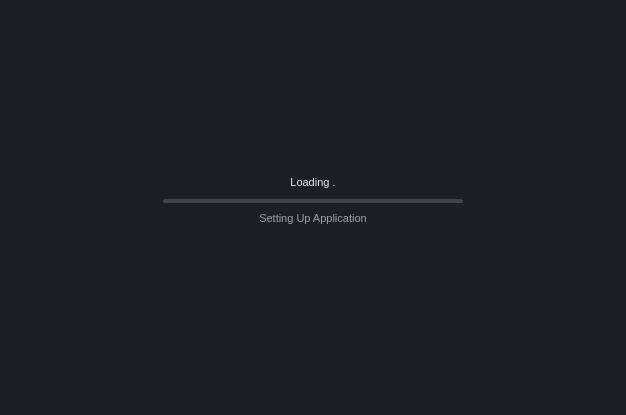
<?xml version="1.0" encoding="UTF-8"?>
<ui version="4.0">
 <class>LoadingClass</class>
 <widget class="QWidget" name="LoadingClass">
  <property name="geometry">
   <rect>
    <x>0</x>
    <y>0</y>
    <width>626</width>
    <height>415</height>
   </rect>
  </property>
  <property name="windowTitle">
   <string>Loading</string>
  </property>
  <property name="styleSheet">
   <string notr="true">background-color: #1E1F22</string>
  </property>
  <layout class="QVBoxLayout" name="verticalLayout">
   <property name="spacing">
    <number>0</number>
   </property>
   <property name="leftMargin">
    <number>0</number>
   </property>
   <property name="topMargin">
    <number>0</number>
   </property>
   <property name="rightMargin">
    <number>0</number>
   </property>
   <property name="bottomMargin">
    <number>0</number>
   </property>
   <item>
    <widget class="QWidget" name="horizontalWidget_6" native="true">
     <property name="maximumSize">
      <size>
       <width>16777215</width>
       <height>40</height>
      </size>
     </property>
     <layout class="QHBoxLayout" name="horizontalLayout_3">
      <property name="spacing">
       <number>0</number>
      </property>
      <property name="leftMargin">
       <number>0</number>
      </property>
      <property name="topMargin">
       <number>0</number>
      </property>
      <property name="rightMargin">
       <number>0</number>
      </property>
      <property name="bottomMargin">
       <number>0</number>
      </property>
     </layout>
    </widget>
   </item>
   <item>
    <widget class="QWidget" name="horizontalWidget_2" native="true">
     <layout class="QHBoxLayout" name="horizontalLayout_2">
      <property name="spacing">
       <number>0</number>
      </property>
      <property name="leftMargin">
       <number>0</number>
      </property>
      <property name="topMargin">
       <number>0</number>
      </property>
      <property name="rightMargin">
       <number>0</number>
      </property>
      <property name="bottomMargin">
       <number>0</number>
      </property>
      <item>
       <widget class="QWidget" name="horizontalWidget_3" native="true">
        <property name="maximumSize">
         <size>
          <width>40</width>
          <height>16777215</height>
         </size>
        </property>
        <layout class="QHBoxLayout" name="horizontalLayout_6">
         <property name="spacing">
          <number>0</number>
         </property>
         <property name="leftMargin">
          <number>0</number>
         </property>
         <property name="topMargin">
          <number>0</number>
         </property>
         <property name="rightMargin">
          <number>0</number>
         </property>
         <property name="bottomMargin">
          <number>0</number>
         </property>
        </layout>
       </widget>
      </item>
      <item>
       <widget class="QWidget" name="horizontalWidget_4" native="true">
        <layout class="QHBoxLayout" name="horizontalLayout_5">
         <property name="spacing">
          <number>0</number>
         </property>
         <property name="leftMargin">
          <number>0</number>
         </property>
         <property name="topMargin">
          <number>0</number>
         </property>
         <property name="rightMargin">
          <number>0</number>
         </property>
         <property name="bottomMargin">
          <number>32</number>
         </property>
         <item alignment="Qt::AlignmentFlag::AlignVCenter">
          <widget class="QWidget" name="verticalWidget" native="true">
           <property name="minimumSize">
            <size>
             <width>300</width>
             <height>64</height>
            </size>
           </property>
           <property name="maximumSize">
            <size>
             <width>200</width>
             <height>64</height>
            </size>
           </property>
           <layout class="QVBoxLayout" name="verticalLayout_2">
            <property name="spacing">
             <number>0</number>
            </property>
            <property name="leftMargin">
             <number>0</number>
            </property>
            <property name="topMargin">
             <number>0</number>
            </property>
            <property name="rightMargin">
             <number>0</number>
            </property>
            <property name="bottomMargin">
             <number>0</number>
            </property>
            <item alignment="Qt::AlignmentFlag::AlignHCenter">
             <widget class="QLabel" name="label">
              <property name="minimumSize">
               <size>
                <width>0</width>
                <height>16</height>
               </size>
              </property>
              <property name="maximumSize">
               <size>
                <width>16777215</width>
                <height>16</height>
               </size>
              </property>
              <property name="font">
               <font>
                <pointsize>8</pointsize>
               </font>
              </property>
              <property name="styleSheet">
               <string notr="true">color: #EBECF0</string>
              </property>
              <property name="text">
               <string>Loading .</string>
              </property>
              <property name="alignment">
               <set>Qt::AlignmentFlag::AlignHCenter|Qt::AlignmentFlag::AlignTop</set>
              </property>
             </widget>
            </item>
            <item>
             <widget class="QProgressBar" name="progressBar">
              <property name="minimumSize">
               <size>
                <width>0</width>
                <height>4</height>
               </size>
              </property>
              <property name="maximumSize">
               <size>
                <width>16777215</width>
                <height>4</height>
               </size>
              </property>
              <property name="styleSheet">
               <string notr="true">
QProgressBar {
    border: none;
    border-radius: 2px;
    background: #43454A;
    height: 2px;
}

QProgressBar::chunk {
	background: #3574F0;
    border-radius: 2px;
    margin: 0px;
}</string>
              </property>
              <property name="value">
               <number>0</number>
              </property>
              <property name="textVisible">
               <bool>false</bool>
              </property>
              <property name="invertedAppearance">
               <bool>false</bool>
              </property>
             </widget>
            </item>
            <item alignment="Qt::AlignmentFlag::AlignHCenter">
             <widget class="QLabel" name="label_2">
              <property name="minimumSize">
               <size>
                <width>0</width>
                <height>16</height>
               </size>
              </property>
              <property name="maximumSize">
               <size>
                <width>16777215</width>
                <height>16</height>
               </size>
              </property>
              <property name="font">
               <font>
                <pointsize>8</pointsize>
               </font>
              </property>
              <property name="styleSheet">
               <string notr="true">color: #9DA0A8</string>
              </property>
              <property name="text">
               <string>Setting Up Application</string>
              </property>
              <property name="alignment">
               <set>Qt::AlignmentFlag::AlignCenter</set>
              </property>
             </widget>
            </item>
           </layout>
          </widget>
         </item>
        </layout>
       </widget>
      </item>
      <item>
       <widget class="QWidget" name="horizontalWidget_5" native="true">
        <property name="maximumSize">
         <size>
          <width>40</width>
          <height>16777215</height>
         </size>
        </property>
        <layout class="QHBoxLayout" name="horizontalLayout_4">
         <property name="spacing">
          <number>0</number>
         </property>
         <property name="leftMargin">
          <number>0</number>
         </property>
         <property name="topMargin">
          <number>0</number>
         </property>
         <property name="rightMargin">
          <number>0</number>
         </property>
         <property name="bottomMargin">
          <number>0</number>
         </property>
        </layout>
       </widget>
      </item>
     </layout>
    </widget>
   </item>
   <item>
    <widget class="QWidget" name="horizontalWidget" native="true">
     <property name="maximumSize">
      <size>
       <width>16777215</width>
       <height>20</height>
      </size>
     </property>
     <layout class="QHBoxLayout" name="horizontalLayout">
      <property name="spacing">
       <number>0</number>
      </property>
      <property name="leftMargin">
       <number>0</number>
      </property>
      <property name="topMargin">
       <number>0</number>
      </property>
      <property name="rightMargin">
       <number>0</number>
      </property>
      <property name="bottomMargin">
       <number>0</number>
      </property>
     </layout>
    </widget>
   </item>
  </layout>
 </widget>
 <layoutdefault spacing="6" margin="11"/>
 <resources/>
 <connections/>
</ui>
